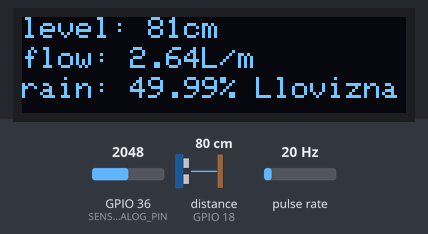
This program was run on a simulated ESP32. Parts: 128×32 one-colour display. Wiring (inferred from the names in the program): pulse sensor: data GPIO 4. The inputs (shaded band) are chosen by the test bench; at power-on: GPIO 36 (SENSOR_ANALOG_PIN) = 2048, distance to the obstacle (sensor on GPIO 18) 80 cm, pulse rate 20 Hz. The echo pulse lasts 58.3 µs per cm; WiFi joins after 1.5 s; servers stay silent unless stated; the display library's start-up logo is not drawn; no MQTT or app messages arrive unless stated; what the program prints to the serial monitor is not drawn.

Above: at 4.7 s.
4.8 s: GPIO 36 (SENSOR_ANALOG_PIN) set to 1888
At 6.5 s:
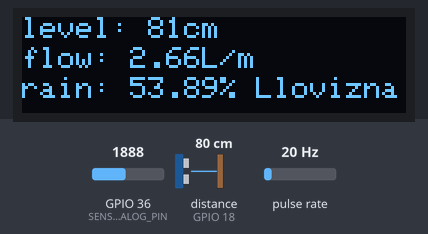
7.1 s: GPIO 36 (SENSOR_ANALOG_PIN) set to 1794
At 8.1 s:
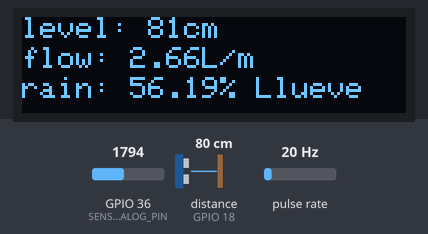
9.1 s: distance to the obstacle (sensor on GPIO 18) set to 2 cm
At 10.6 s:
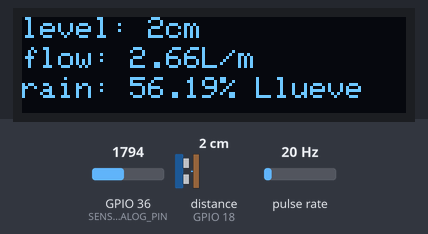
11.1 s: GPIO 36 (SENSOR_ANALOG_PIN) set to 2040
At 12.1 s:
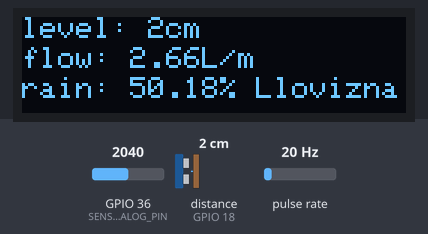
13.1 s: GPIO 36 (SENSOR_ANALOG_PIN) set to 491
At 14.8 s:
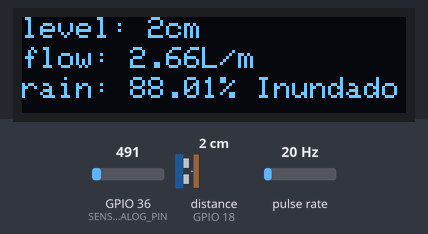
15.1 s: pulse rate (sensor on GPIO 4) set to 4 Hz
At 17.9 s:
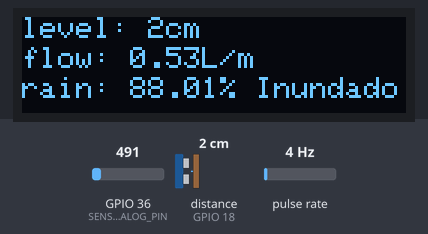
Timing chart, 0 to 19.4 s (numbered marks = the images above; inputs shaded):
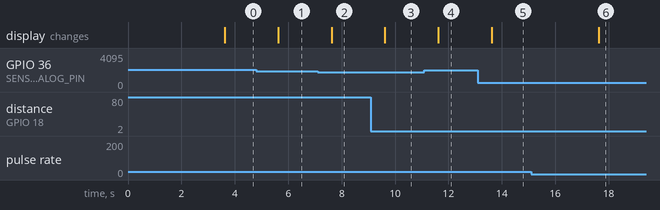

Measured:
- the behaviour switches between 1843 and 1842 on GPIO 36 (SENSOR_ANALOG_PIN) (found by bisection; images 1 and 2)
- after the input at 4.8 s, the display: changes after 0.83 s (image 1)
- after the input at 7.1 s, the display: changes after 0.53 s (image 2)
- after the input at 9.1 s, the display: changes after 0.52 s (image 3)
- after the input at 11.1 s, the display: changes after 0.52 s (image 4)
- after the input at 13.1 s, the display: changes after 0.52 s (image 5)
- after the input at 15.1 s, the display: changes after 2.5 s (image 6)

The program:

main.cpp
```cpp
#include <Wire.h>
#include <Adafruit_GFX.h>
#include <Adafruit_SSD1306.h>
#include <NewPing.h>
#include <WiFi.h>
#include <PubSubClient.h>
#include <ArduinoJson.h>

// Client Id
const char *clientid = "ESP32Client_1";

// WiFi
const char *ssid = "Redmi10";
const char *password = "180921red";

// Credenciales MongoDB
const char *mqtt_user = "emqx_u"; // Usuario configurado en MongoDB
const char *mqtt_pass = "secret"; // Contraseña antes del hash bcrypt

// MQTT Broker
const char *mqtt_server = "junction.proxy.rlwy.net";
const int mqtt_port = 19243;

// Definiciones del sensor HC-SR04
#define TRIGGER_PIN 5
#define ECHO_PIN 18
#define MAX_DISTANCE 200 // Máxima distancia a medir (en cm)

// Inicializa el sensor HC-SR04
NewPing sonar(TRIGGER_PIN, ECHO_PIN, MAX_DISTANCE);

// Definiciones para la pantalla OLED
#define SCREEN_WIDTH 128
#define SCREEN_HEIGHT 32
#define OLED_RESET -1
Adafruit_SSD1306 display(SCREEN_WIDTH, SCREEN_HEIGHT, &Wire, OLED_RESET);

// Definiciones para el sensor de flujo de agua
#define FLOW_SENSOR_PIN 4
volatile uint16_t pulseCount = 0;
float flowRate = 0.0;
unsigned long oldFlowTime = 0;

// Definiciones para el sensor de lluvia MH-RD
#define SENSOR_ANALOG_PIN 36 // Pin analógico

WiFiClient espClient;
PubSubClient client(espClient);

// Intervalos de tiempo para cada sensor
unsigned long distInterval = 30000;  // 5 minutos
unsigned long flowInterval = 12000;  // 2 minutos
unsigned long waterInterval = 12000; // 2 minutos

// Temporizadores para cada sensor
unsigned long lastDistTime = 0;
unsigned long lastFlowTime = 0;
unsigned long lastWaterTime = 0;
unsigned long lastDisplayTime = 0; // Para controlar la frecuencia de actualización de la pantalla

void setup_wifi()
{
  delay(10);
  Serial.println("Connecting to WiFi...");
  WiFi.begin(ssid, password);
  while (WiFi.status() != WL_CONNECTED)
  {
    delay(500);
    Serial.print(".");
  }
  Serial.println("");
  Serial.println("WiFi connected");
  Serial.print("IP Address: ");
  Serial.println(WiFi.localIP());
}

void reconnect()
{
  while (!client.connected())
  {
    if (client.connect(clientid, mqtt_user, mqtt_pass))
    {
      Serial.println("Connected to MQTT Broker!");
      client.subscribe("esp32/estacion1/config"); // Suscribirse al tópico de configuración
    }
    else
    {
      Serial.println("Failed to connect, trying again in 5 seconds...");
      delay(5000); // Esperar 5 segundos antes de intentar reconectar
    }
  }
}

// Interrupción para contar los pulsos del sensor de flujo
void IRAM_ATTR pulseCounter()
{
  pulseCount++;
}

void callback(char *topic, byte *message, unsigned int length)
{
  String messageTemp;
  for (int i = 0; i < length; i++)
  {
    messageTemp += (char)message[i];
  }
  Serial.println("Message arrived [" + String(topic) + "]: " + messageTemp);

  StaticJsonDocument<256> doc;
  deserializeJson(doc, messageTemp);

  if (String(topic) == "esp32/estacion1/config")
  {
    const char *action = doc["action"];
    if (strcmp(action, "update_interval") == 0)
    {
      distInterval = doc["data"]["distInterval"];
      flowInterval = doc["data"]["flowInterval"];
      waterInterval = doc["data"]["waterInterval"];
      Serial.println("Intervals updated:");
      Serial.println("  distInterval: " + String(distInterval));
      Serial.println("  flowInterval: " + String(flowInterval));
      Serial.println("  waterInterval: " + String(waterInterval));
    }
  }
}

void sendSensorData(const char *id, float value, const char *type)
{
  StaticJsonDocument<256> doc;
  doc["station"] = "66455fd1903474beccdb69b5";
  JsonArray sensors = doc.createNestedArray("sensors");
  JsonObject sensor = sensors.createNestedObject();
  sensor["id"] = id;
  sensor["value"] = value;
  sensor["type"] = type;

  char buffer[256];
  size_t n = serializeJson(doc, buffer);

  // Mensaje de depuración
  Serial.print("Publicando mensaje: ");
  Serial.println(buffer);

  // Publicar los datos en los tópicos MQTT
  if (client.publish("esp32/estacion1", buffer, n))
  {
    Serial.println("Mensaje publicado exitosamente");
  }
  else
  {
    Serial.println("Error al publicar el mensaje");
  }
}

void displayData(unsigned int distance, float flowRate, float percentage)
{
  display.clearDisplay();              // Limpia la pantalla
  display.setTextSize(1);              // Tamaño del texto
  display.setTextColor(SSD1306_WHITE); // Color del texto

  display.setCursor(0, 0);  // Posición del cursor
  display.print("level: "); // Texto fijo
  display.print(distance);  // Distancia medida
  display.print("cm");      // Unidad de medida

  display.setCursor(0, 10); // Posición del cursor para el flujo
  display.print("flow: ");  // Texto fijo
  display.print(flowRate);  // Flujo medido
  display.print("L/m");     // Unidad de medida

  display.setCursor(0, 20);  // Posición del cursor para el sensor de lluvia
  display.print("rain: ");   // Texto fijo
  display.print(percentage); // Porcentaje de agua
  display.print("%");        // Unidad de medida

  // Determinar el estado del sensor de lluvia
  display.setCursor(78, 20); // Posición del cursor para el estado del sensor de lluvia
  if (percentage < 30)
  {
    display.print("Seco");
  }
  else if (percentage < 55)
  {
    display.print("Llovizna");
  }
  else if (percentage < 75)
  {
    display.print("Llueve");
  }
  else
  {
    display.print("Inundado");
  }

  display.display(); // Muestra el contenido en la pantalla
}

void setup()
{
  Serial.begin(115200);

  // Inicializa la pantalla OLED
  if (!display.begin(SSD1306_SWITCHCAPVCC, 0x3C))
  { // Dirección I2C 0x3C para la pantalla OLED
    Serial.println(F("Fallo al inicializar SSD1306"));
    for (;;)
      ;
  }
  display.display();
  delay(2000); // Pausa para permitir que la pantalla se inicie
  display.clearDisplay();

  // Configura el pin del sensor de flujo y la interrupción
  pinMode(FLOW_SENSOR_PIN, INPUT_PULLUP);
  attachInterrupt(digitalPinToInterrupt(FLOW_SENSOR_PIN), pulseCounter, FALLING);

  oldFlowTime = millis();

  // Conectar a WiFi y al broker MQTT
  setup_wifi();
  client.setServer(mqtt_server, mqtt_port);
  client.setCallback(callback);
}

void loop()
{
  if (!client.connected())
  {
    reconnect();
  }
  client.loop();

  unsigned long currentMillis = millis();

  // Lee la distancia del sensor ultrasónico
  if (currentMillis - lastDistTime >= distInterval)
  {
    lastDistTime = currentMillis;
    unsigned int distance = sonar.ping_cm();
    sendSensorData("6788456c3ecaa45dca94725f", distance, "level");
  }

  // Calcula el flujo de agua
  if ((currentMillis - oldFlowTime) > 1000) // Cada segundo
  {
    detachInterrupt(digitalPinToInterrupt(FLOW_SENSOR_PIN));
    flowRate = ((1000.0 / (currentMillis - oldFlowTime)) * pulseCount) / 7.5; // Conversión según el datasheet
    oldFlowTime = currentMillis;
    pulseCount = 0;
    attachInterrupt(digitalPinToInterrupt(FLOW_SENSOR_PIN), pulseCounter, FALLING);
  }

  if (currentMillis - lastFlowTime >= flowInterval)
  {
    lastFlowTime = currentMillis;
    sendSensorData("678845a43ecaa45dca947264", flowRate, "flow");
  }

  // Lee el valor del sensor de lluvia
  if (currentMillis - lastWaterTime >= waterInterval)
  {
    lastWaterTime = currentMillis;
    int analogValue = analogRead(SENSOR_ANALOG_PIN);
    int invertedAnalogValue = 4095 - analogValue;
    float percentage = invertedAnalogValue / 40.95;
    sendSensorData("678845b13ecaa45dca947269", percentage, "rain");
  }

  // Actualizar la pantalla cada 2 segundos
  if (currentMillis - lastDisplayTime >= 2000)
  {
    lastDisplayTime = currentMillis;
    unsigned int distance = sonar.ping_cm();
    int analogValue = analogRead(SENSOR_ANALOG_PIN);
    int invertedAnalogValue = 4095 - analogValue;
    float percentage = invertedAnalogValue / 40.95;
    displayData(distance, flowRate, percentage);
  }
}
```
